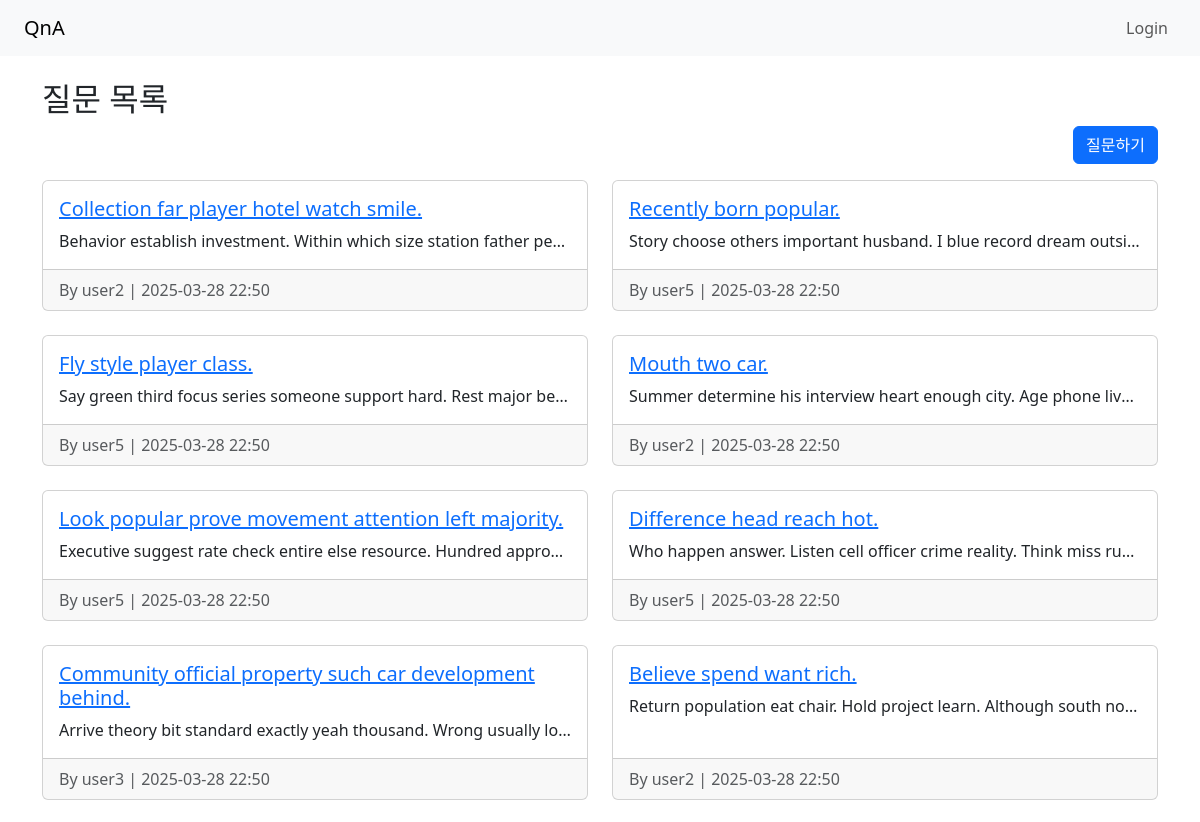
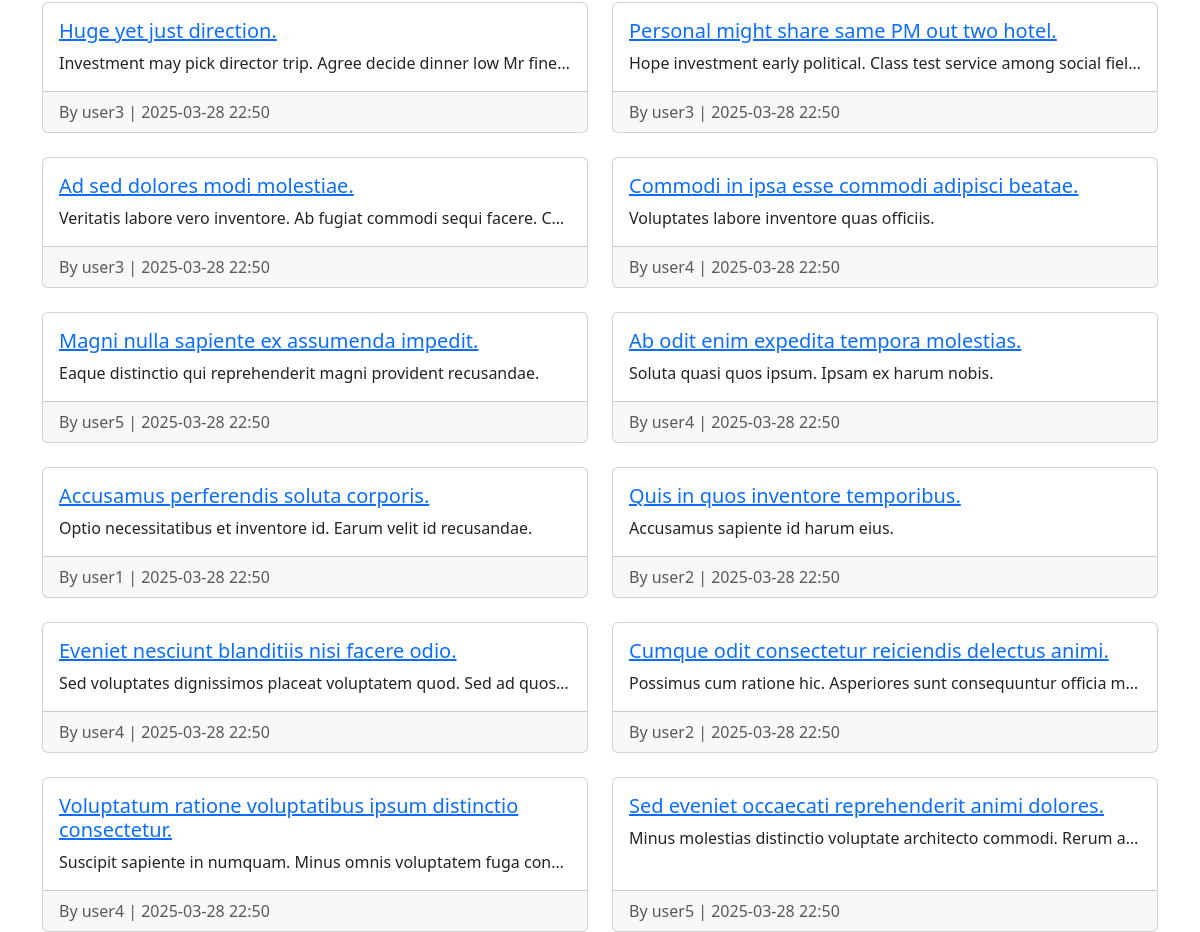
The page / on the database its author committed (2 pictures, top to bottom).
### qa/models.py (models this page shows, shortened)
class Question(models.Model):
    title = models.CharField(max_length=200)
    content = models.TextField()
    author = models.ForeignKey(User, on_delete=models.CASCADE)
    created_at = models.DateTimeField(auto_now=True)

### qa/views.py (the view)
# urls.py: path('', views.question_list, name='question_list'),
def question_list(request):
    questions = Question.objects.order_by('-created_at')
    return render(request, 'qa/question_list.html', {'questions': questions})

### qa/templates/qa/question_list.html
{% extends 'qa/base.html' %}
{% block content %}
<h2>질문 목록</h2>
<div class="d-flex justify-content-end mb-3">
    <a href="{% url 'ask_question' %}" class="btn btn-primary">질문하기</a>
</div>
<div class="row row-cols-1 row-cols-md-2 g-4">
    {% for question in questions %}
        <div class="col">
            <div class="card h-100">
                <div class="card-body">
                    <h5 class="card-title">
                        <a href="{% url 'question_detail' question.pk %}">{{ question.title }}</a>
                    </h5>
                    <p class="card-text text-truncate">{{ question.content }}</p>
                </div>
                <div class="card-footer text-muted">
                    By {{ question.author.username }} | {{ question.created_at|date:"Y-m-d H:i" }}
                </div>
            </div>
        </div>
    {% empty %}
    <p>No questions yet.</p>
    {% endfor %}
</div>
{% endblock %}

### rows shown on the page
Question: title "Collection far player hotel watch smile.", content "Behavior establish investment. Within which size station father pe…", author.username "user2", created_at "2025-03-28 22:50"
Question: title "Recently born popular.", content "Story choose others important husband. I blue record dream outsi…", author.username "user5", created_at "2025-03-28 22:50"
Question: title "Fly style player class.", content "Say green third focus series someone support hard. Rest major be…", author.username "user5", created_at "2025-03-28 22:50"
Question: title "Mouth two car.", content "Summer determine his interview heart enough city. Age phone liv…", author.username "user2", created_at "2025-03-28 22:50"
Question: title "Look popular prove movement attention left majority.", content "Executive suggest rate check entire else resource. Hundred appro…", author.username "user5", created_at "2025-03-28 22:50"
Question: title "Difference head reach hot.", content "Who happen answer. Listen cell officer crime reality. Think miss ru…", author.username "user5", created_at "2025-03-28 22:50"
Question: title "Community official property such car development behind.", content "Arrive theory bit standard exactly yeah thousand. Wrong usually lo…", author.username "user3", created_at "2025-03-28 22:50"
Question: title "Believe spend want rich.", content "Return population eat chair. Hold project learn. Although south no…", author.username "user2", created_at "2025-03-28 22:50"
Question: title "Huge yet just direction.", content "Investment may pick director trip. Agree decide dinner low Mr fine…", author.username "user3", created_at "2025-03-28 22:50"
Question: title "Personal might share same PM out two hotel.", content "Hope investment early political. Class test service among social fiel…", author.username "user3", created_at "2025-03-28 22:50"
Question: title "Ad sed dolores modi molestiae.", content "Veritatis labore vero inventore. Ab fugiat commodi sequi facere. C…", author.username "user3", created_at "2025-03-28 22:50"
Question: title "Commodi in ipsa esse commodi adipisci beatae.", content "Voluptates labore inventore quas officiis.", author.username "user4", created_at "2025-03-28 22:50"
Question: title "Magni nulla sapiente ex assumenda impedit.", content "Eaque distinctio qui reprehenderit magni provident recusandae.", author.username "user5", created_at "2025-03-28 22:50"
Question: title "Ab odit enim expedita tempora molestias.", content "Soluta quasi quos ipsum. Ipsam ex harum nobis.", author.username "user4", created_at "2025-03-28 22:50"
Question: title "Accusamus perferendis soluta corporis.", content "Optio necessitatibus et inventore id. Earum velit id recusandae.", author.username "user1", created_at "2025-03-28 22:50"
Question: title "Quis in quos inventore temporibus.", content "Accusamus sapiente id harum eius.", author.username "user2", created_at "2025-03-28 22:50"
Question: title "Eveniet nesciunt blanditiis nisi facere odio.", content "Sed voluptates dignissimos placeat voluptatem quod. Sed ad quos…", author.username "user4", created_at "2025-03-28 22:50"
Question: title "Cumque odit consectetur reiciendis delectus animi.", content "Possimus cum ratione hic. Asperiores sunt consequuntur officia m…", author.username "user2", created_at "2025-03-28 22:50"
Question: title "Voluptatum ratione voluptatibus ipsum distinctio consectetur.", content "Suscipit sapiente in numquam. Minus omnis voluptatem fuga con…", author.username "user4", created_at "2025-03-28 22:50"
Question: title "Sed eveniet occaecati reprehenderit animi dolores.", content "Minus molestias distinctio voluptate architecto commodi. Rerum a…", author.username "user5", created_at "2025-03-28 22:50"
